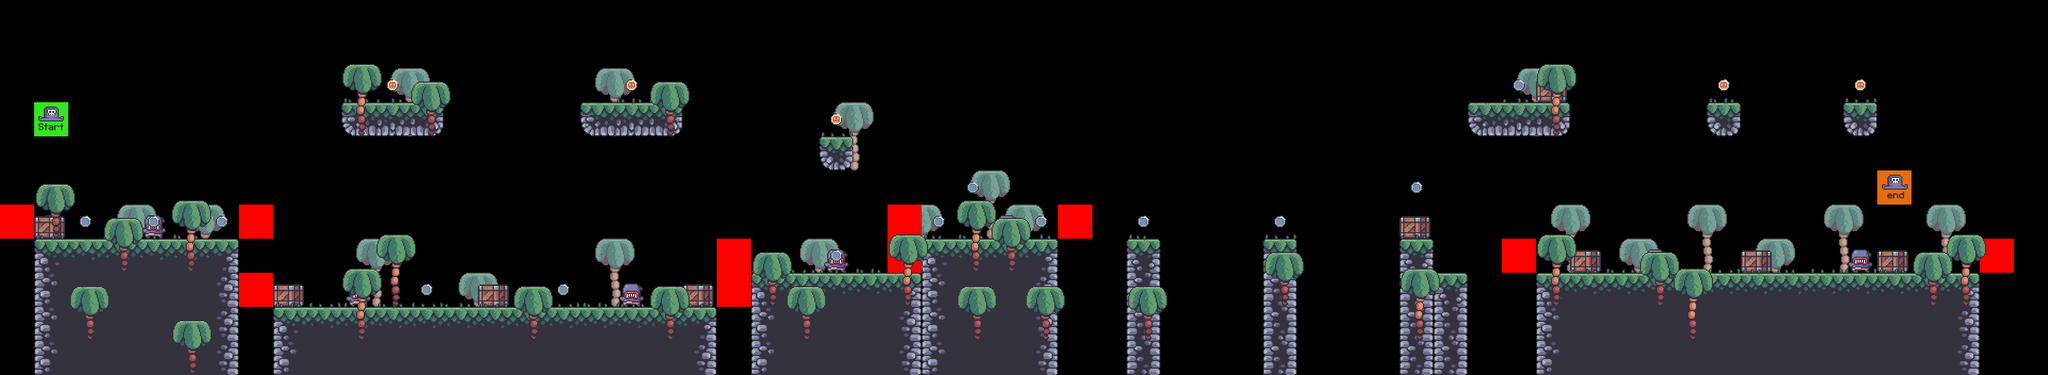

Below is a game level as drawn by its tile map, then a one-line description and the .tmx that defines it (tile-layer data replaced by summaries):
An orthogonal 60x11 tile map with 64x64 px tiles, 9 tile layers (bg_palms, terrain, crates, grass, ...), 7 tilesets.

<map version="1.5" tiledversion="1.7.2" orientation="orthogonal" renderorder="right-down" width="60" height="11" tilewidth="64" tileheight="64" infinite="0" nextlayerid="10" nextobjectid="1">
 <editorsettings>
  <export target="../0/level_0.csv" format="csv" />
 </editorsettings>
 <tileset firstgid="1" source="../tilesets/terrain_tiles.tsx" />
 <tileset firstgid="17" source="../tilesets/coin_tiles.tsx" />
 <tileset firstgid="19" source="../tilesets/grass_tiles.tsx" />
 <tileset firstgid="24" source="../tilesets/palms.tsx" />
 <tileset firstgid="27" source="../tilesets/crates.tsx" />
 <tileset firstgid="28" source="../tilesets/player_tiles.tsx" />
 <tileset firstgid="30" source="../tilesets/enemy_tiles.tsx" />
 <layer id="5" name="bg_palms" width="60" height="11">
  <data>[660 cells, 20 non-empty, 2 distinct tile ids]</data>
 </layer>
 <layer id="1" name="terrain" width="60" height="11">
  <data>[660 cells, 147 non-empty, 12 distinct tile ids]</data>
 </layer>
 <layer id="6" name="crates" width="60" height="11">
  <data>[660 cells, 10 non-empty, 1 distinct tile ids]</data>
 </layer>
 <layer id="3" name="grass" width="60" height="11">
  <data>[660 cells, 45 non-empty, 5 distinct tile ids]</data>
 </layer>
 <layer id="8" name="enemies" width="60" height="11">
  <data>[660 cells, 7 non-empty, 1 distinct tile ids]</data>
 </layer>
 <layer id="9" name="constraints" width="60" height="11">
  <data>[660 cells, 10 non-empty, 1 distinct tile ids]</data>
 </layer>
 <layer id="4" name="fg_palms" width="60" height="11">
  <data>[660 cells, 28 non-empty, 2 distinct tile ids]</data>
 </layer>
 <layer id="2" name="coins" width="60" height="11">
  <data>[660 cells, 18 non-empty, 2 distinct tile ids]</data>
 </layer>
 <layer id="7" name="player" width="60" height="11">
  <data>[660 cells, 2 non-empty, 2 distinct tile ids]</data>
 </layer>
</map>
